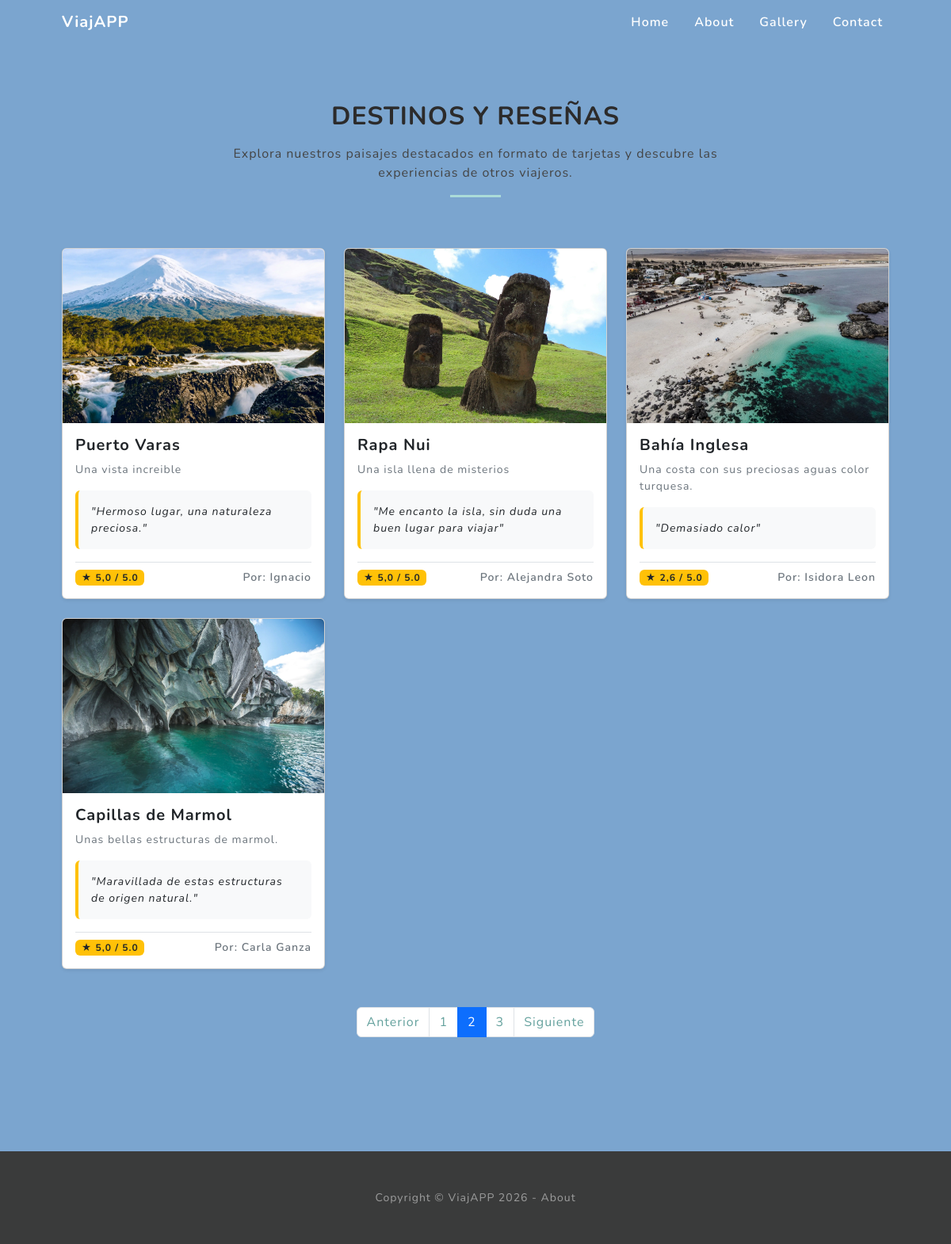
The app's page /gallery/?page=2 with its own data.
### gallery/models.py (models this page shows, shortened)
class Destino(models.Model):
    nombre=models.CharField(max_length=100, verbose_name='Nombre del destino')
    descripcion=models.TextField(verbose_name='Descripción del destino')
    imagen=models.ImageField(upload_to='destinos/', verbose_name='Imagen del destino')
    created=models.DateTimeField(auto_now_add=True, verbose_name='Fecha de creación')
    updated=models.DateTimeField(auto_now=True, verbose_name='Fecha de actualización')
    autor=models.CharField(max_length=100, verbose_name='Autor de la reseña')
    comentario=models.TextField(verbose_name='Comentario del destino')
    calificacion=models.DecimalField(max_digits=2, decimal_places=1, validators=[MinValueValidator(0.0), MaxValueValidator(5.0)], verbose_name='Calificación del destino')
    class Meta:
        verbose_name='Destino'
        verbose_name_plural='Destinos'

### gallery/views.py (the view)
# urls.py: path('gallery/', gallery_views.gallery, name='gallery'),
def gallery(request):
    destinos = Destino.objects.all()
    paginator=Paginator(destinos, 4)
    page_number = request.GET.get("page")
    page_obj = paginator.get_page(page_number)
    destinos = paginator.get_page(page_number)
    return render(request, 'gallery/gallery.html', {'destinos': destinos})

### gallery/templates/gallery/gallery.html
{% extends "gallery/base.html" %}
{% load static %}
{% block content %}
<section class="projects-section" id="projects">
    <div class="container px-4 px-lg-5">
        <div class="row justify-content-center">
            <div class="col-lg-8 text-center mb-5">
                <h2 class="text-uppercase fw-bold mb-3">Destinos y Reseñas</h2>
                <p>Explora nuestros paisajes destacados en formato de tarjetas y descubre las experiencias de otros viajeros.</p>
                <hr class="mx-auto gallery-divider" />
            </div>
        </div>
        <div class="row">
            {% for destino in destinos %}
                <div class="col-md-4 mb-4">
                    <div class="card h-100 shadow-sm">
                        {% if destino.imagen %}
                            <img src="{{ destino.imagen.url }}" class="card-img-top" alt="{{ destino.nombre }}" style="height: 220px; object-fit: cover;">
                        {% endif %}
                        <div class="card-body d-flex flex-column">
                            <h5 class="card-title fw-bold mb-2">{{ destino.nombre }}</h5>
                            <p class="card-text text-muted small mb-3">{{ destino.descripcion }}</p>
                            {% if destino.comentario %}
                                <div class="bg-light p-3 rounded mb-3 flex-grow-1 border-start border-4 border-warning">
                                    <p class="card-text fst-italic text-dark small mb-0">"{{ destino.comentario }}"</p>
                                </div>
                            {% endif %}
                            <div class="d-flex justify-content-between align-items-center mt-auto pt-2 border-top">
                                <span class="badge bg-warning text-dark">★ {{ destino.calificacion }} / 5.0</span>
                                <small class="text-muted fw-semibold">Por: {{ destino.autor }}</small>
                            </div>
                        </div>
                    </div>
                </div>
            {% empty %}
                <div class="col-12 text-center text-muted">
                    <p>No se encontraron destinos disponibles.</p>
                </div>
            {% endfor %}
        </div>
        {% if destinos.has_other_pages %}
        <div class="row mt-4">
            <div class="col-12">
                <nav aria-label="Navegación de destinos">
                    <ul class="pagination justify-content-center">
                        {% if destinos.has_previous %}
                            <li class="page-item">
                                <a class="page-link" href="?page={{ destinos.previous_page_number }}">Anterior</a>
                            </li>
                        {% else %}
                            <li class="page-item disabled">
                                <span class="page-link">Anterior</span>
                            </li>
                        {% endif %}
                        {% for page in destinos.paginator.page_range %}
                            {% if destinos.number == page %}
                                <li class="page-item active"><span class="page-link">{{ page }}</span></li>
                            {% else %}
                                <li class="page-item"><a class="page-link" href="?page={{ page }}">{{ page }}</a></li>
                            {% endif %}
                        {% endfor %}
                        {% if destinos.has_next %}
                            <li class="page-item">
                                <a class="page-link" href="?page={{ destinos.next_page_number }}">Siguiente</a>
                            </li>
                        {% else %}
                            <li class="page-item disabled">
                                <span class="page-link">Siguiente</span>
                            </li>
                        {% endif %}
                    </ul>
                </nav>
            </div>
        </div>
        {% endif %}
    </div>
</section>
{% endblock %}

### gallery/static/gallery/css/styles.css (style rules this page uses)
:root { --bs-primary: #64a19d; --bs-secondary: #7464a1; --bs-success: #67c29c; --bs-info: #1cabc4; --bs-warning: #e4c662; --bs-danger: #a16468; --bs-light: #f8f9fa; --bs-dark: #212529; --bs-body-font-family: Nunito, -apple-system, BlinkMacSystemFont, Segoe UI, Roboto, Helvetica Neue, Arial, sans-serif; --bs-body-font-size: 1rem; --bs-body-font-weight: 400; --bs-body-line-height: 1.5; --bs-body-color: #212529; --bs-body-bg: #fff; --bs-link-color: #64a19d; --bs-link-hover-color: #50817e; }
*, *::before, *::after { box-sizing: border-box; }
body { margin: 0; font-family: var(--bs-body-font-family); font-size: var(--bs-body-font-size); font-weight: var(--bs-body-font-weight); line-height: var(--bs-body-line-height); color: var(--bs-body-color); background-color: var(--bs-body-bg); letter-spacing: 0.0625em; scroll-padding-top: calc(4.5rem - 1px); }
.projects-section { padding: 8rem 0; background-color: #7ba5cf ; }
.projects-section h2 { color: hsl(0, 1%, 17%) ; }
.projects-section p { color: #444444 ; }
.gallery-divider { width: 4rem; border-top: 3px solid #abdbd8; opacity: 1; }
.projects-section .card { transition: transform 0.3s ease, box-shadow 0.3s ease; }

### records on screen
Destino: imagen (picture), nombre "Puerto Varas", descripcion "Una vista increible", comentario "Hermoso lugar, una naturaleza preciosa.", calificacion "5,0", autor "Ignacio"
Destino: imagen (picture), nombre "Rapa Nui", descripcion "Una isla llena de misterios", comentario "Me encanto la isla, sin duda una buen lugar para viajar", calificacion "5,0", autor "Alejandra Soto"
Destino: imagen (picture), nombre "Bahía Inglesa", descripcion "Una costa con sus preciosas aguas color turquesa.", comentario "Demasiado calor", calificacion "2,6", autor "Isidora Leon"
Destino: imagen (picture), nombre "Capillas de Marmol", descripcion "Unas bellas estructuras de marmol.", comentario "Maravillada de estas estructuras de origen natural.", calificacion "5,0", autor "Carla Ganza"

### other values on screen
{{ page }} "1" "3"
{{ page }} "2"
